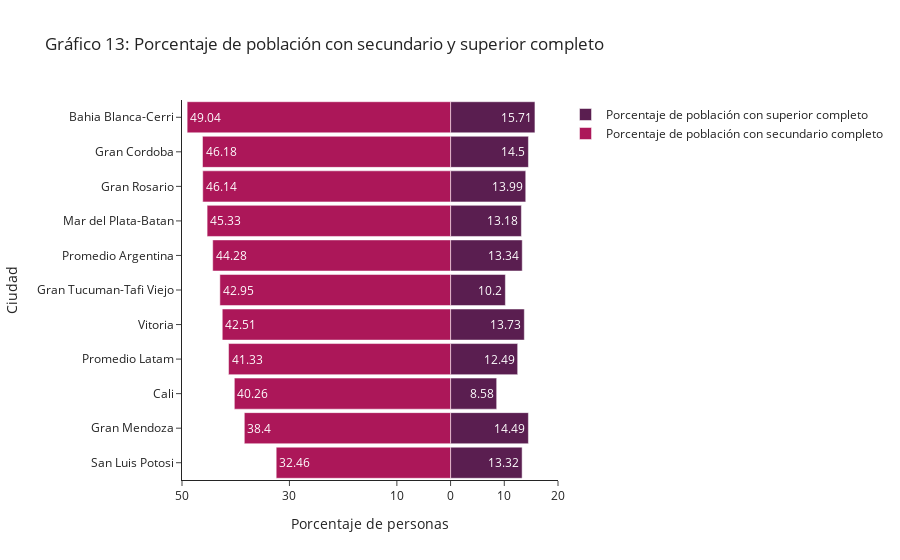

Notebook code for this chart:
### Code cell
layout = go.Layout(yaxis=go.layout.YAxis(title='Ciudad'),
                   xaxis=go.layout.XAxis(
                       range=[-50, 20],
                       tickvals=[-50, -30, -10, 0, 10, 20],
                       ticktext=[50, 30, 10, 0, 10, 20],
                       title='Porcentaje de personas'),
                    barmode='overlay',
                    bargap=0.1,
                    template="simple_white",
                   title='Gráfico 13: Porcentaje de población con secundario y superior completo'
                  )

data = [go.Bar(y=edu.index,
               x=edu['% población con superior completo Total'],
               orientation='h',
               name='Porcentaje de población con superior completo',
               text=np.round(edu['% población con superior completo Total'].to_numpy(),2),
               hoverinfo='text',
               marker=dict(color=colors[4]),
                    #hoverlabel=dict(hover_data={act['dif']:':.2f'})
               ),
        go.Bar(y=edu.index,
               x=edu['% población con secundario completo (total)'],
               orientation='h',
               name='Porcentaje de población con secundario completo',
               text= np.round(edu['% población con secundario completo (total)'].to_numpy() * -1,2),
               hoverinfo='text',
               marker=dict(color=colors[8])
               )]

fig = go.Figure(
                data=data,
                layout=layout
)

fig.write_html(file="informe/images/edu1.html",full_html=False,include_plotlyjs='cdn')
fig.show()

### Figure 1 — Plotly figure (JSON) as saved in the notebook; plotly's stock layout.template omitted (floating-point values rounded to 4 significant figures)
{"data": [{"hoverinfo": "text", "marker": {"color": "#5a1e50"}, "name": "Porcentaje de población con superior completo", "orientation": "h", "text": [13.32, 14.49, 8.58, 12.49, 13.73, 10.2, 13.34, 13.18, 13.99, 14.5, 15.71], "type": "bar", "x": [13.32, 14.49, 8.584, 12.49, 13.73, 10.2, 13.34, 13.18, 13.99, 14.5, 15.71], "y": ["San Luis Potosi", "Gran Mendoza", "Cali", "Promedio Latam", "Vitoria", "Gran Tucuman-Tafi Viejo", "Promedio Argentina", "Mar del Plata-Batan", "Gran Rosario", "Gran Cordoba", "Bahia Blanca-Cerri"]}, {"hoverinfo": "text", "marker": {"color": "#ac1759"}, "name": "Porcentaje de población con secundario completo", "orientation": "h", "text": [32.46, 38.4, 40.26, 41.33, 42.51, 42.95, 44.28, 45.33, 46.14, 46.18, 49.04], "type": "bar", "x": [-32.46, -38.4, -40.26, -41.33, -42.51, -42.95, -44.28, -45.33, -46.14, -46.18, -49.04], "y": ["San Luis Potosi", "Gran Mendoza", "Cali", "Promedio Latam", "Vitoria", "Gran Tucuman-Tafi Viejo", "Promedio Argentina", "Mar del Plata-Batan", "Gran Rosario", "Gran Cordoba", "Bahia Blanca-Cerri"]}], "layout": {"autosize": true, "bargap": 0.1, "barmode": "overlay", "title": {"text": "Gráfico 13: Porcentaje de población con secundario y superior completo"}, "xaxis": {"range": [-50, 20], "ticktext": [50, 30, 10, 0, 10, 20], "tickvals": [-50, -30, -10, 0, 10, 20], "title": {"text": "Porcentaje de personas"}, "type": "linear"}, "yaxis": {"autorange": true, "range": [-0.5, 10.5], "title": {"text": "Ciudad"}, "type": "category"}}}
